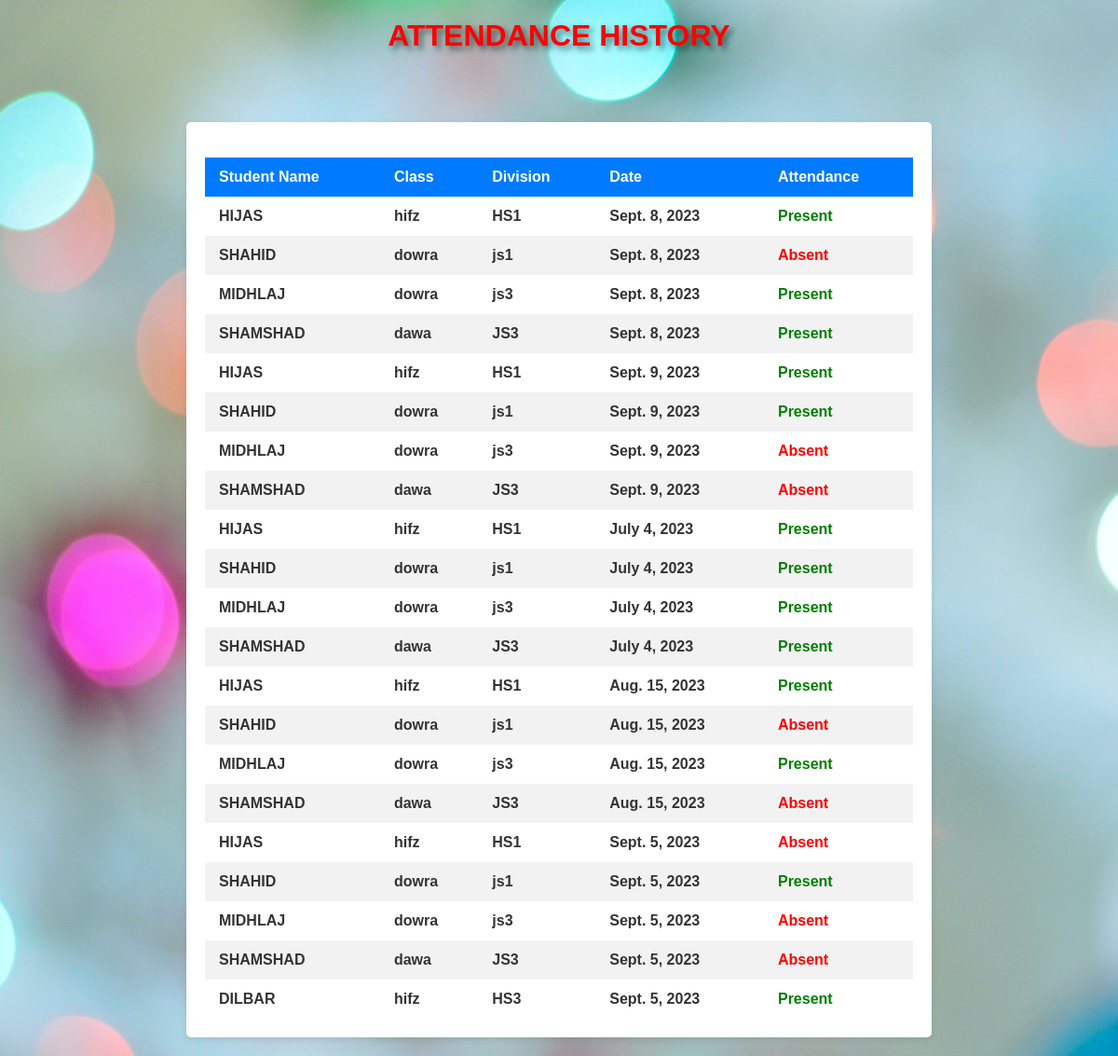
Before: /view_attendance with the older database file.
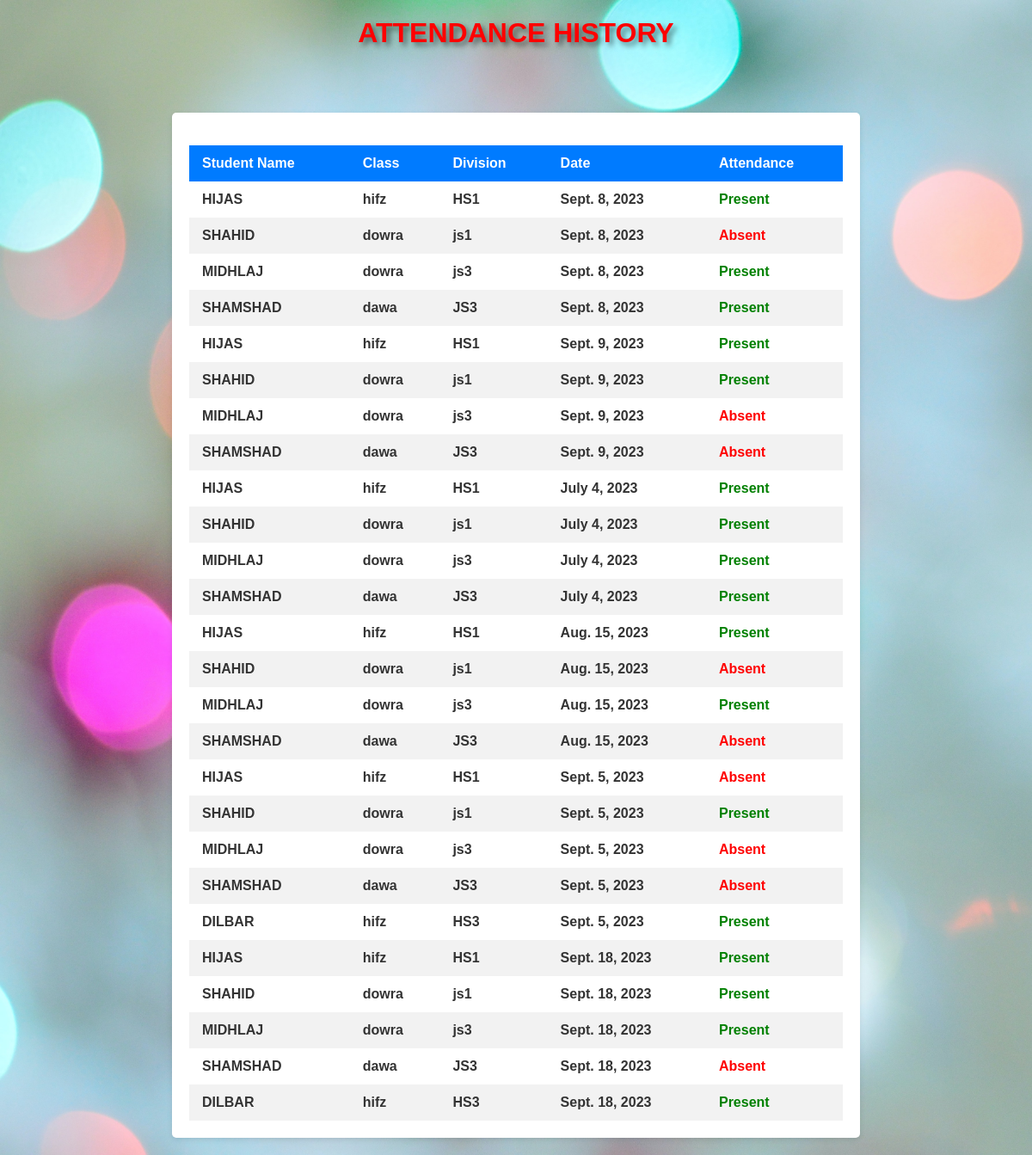
After: the same page with the newer database file.
### hod/models.py (models this page shows, shortened)
class Attendance(models.Model):
    student = models.ForeignKey(Student, on_delete=models.CASCADE)
    Date = models.DateField()
    Attendance = models.BooleanField(default=False)
    Student_name = models.CharField(max_length=100, null=True)
    Classes = models.CharField(max_length=100, null=True)
    Division = models.CharField(max_length=100, null=True)

### hod/views.py (the view)
# urls.py: path("view_attendance", views.view_attendance,name="view_attendance"),
def view_attendance(request):
    data = Attendance.objects.all()
    return render(request,'admins/viewattendance.html',{'data' : data})

### hod/templates/admins/viewattendance.html (shortened to what this page needs)
{% load static %}
<!DOCTYPE html>
<html>
<head>
</head>
<body>
    <h1><b>ATTENDANCE HISTORY</b></h1>
    <br><br><br>
    <div class="container">
        <br>
        <table>
            <thead>
                <tr>
                    <th>Student Name</th>
                    <th>Class</th>
                    <th>Division</th>
                    <th>Date</th>
                    <th>Attendance</th>
                </tr>
            </thead>
            <tbody>
                {% for i in data %}
                <tr>
                    <td><b>{{ i.Student_name }}</b></td>
                    <td><b>{{ i.Classes }}</b></td>
                    <td><b>{{ i.Division }}</b></td>
                    <td><b>{{ i.Date }}</b></td>
                    <td><b>
                        {% if i.Attendance %}
                        <span style="color: green;">Present</span>
                    {% else %}
                        <span style="color: red;">Absent</span>
                    </b>{% endif %}
            </td>
                </tr>
                {% endfor %}
            </tbody>
        </table>
    </div>
</body>
</html>

### hod/templates/admins/viewattendance.html (style rules this page uses)
* { margin: 0; padding: 0; box-sizing: border-box; }
body { font-family: Arial, sans-serif; background-image: url('static/admin_hod/assets/img/myimages/og.jpg'); background-size: cover; background-repeat: no-repeat; background-attachment: fixed; padding: 20px; margin: 0; color: #333; }
.container { max-width: 800px; margin: 0 auto; background-color: #fff; padding: 20px; box-shadow: 0px 2px 6px rgba(0, 0, 0, 0.1); border-radius: 5px; display: flex; flex-direction: column; }
h1 { text-align: center; margin-bottom: 20px; color:#FF0000; text-shadow: 4px 4px 6px rgba(0, 0, 0, 0.5); }
table { width: 100%; border-collapse: collapse; }
th, td { padding: 12px 15px; text-align: left; }
th { background-color: #007bff; color: #fff; }
tr:nth-child(even) { background-color: #f2f2f2; }

Changed rows visible on the page:
added Attendance: Student_name "HIJAS", Classes "hifz", Division "HS1", Date "Sept. 18, 2023", Attendance "Present"
added Attendance: Student_name "SHAHID", Classes "dowra", Division "js1", Date "Sept. 18, 2023", Attendance "Present"
added Attendance: Student_name "MIDHLAJ", Classes "dowra", Division "js3", Date "Sept. 18, 2023", Attendance "Present"
added Attendance: Student_name "SHAMSHAD", Classes "dawa", Division "JS3", Date "Sept. 18, 2023", Attendance "Absent"
added Attendance: Student_name "DILBAR", Classes "hifz", Division "HS3", Date "Sept. 18, 2023", Attendance "Present"
